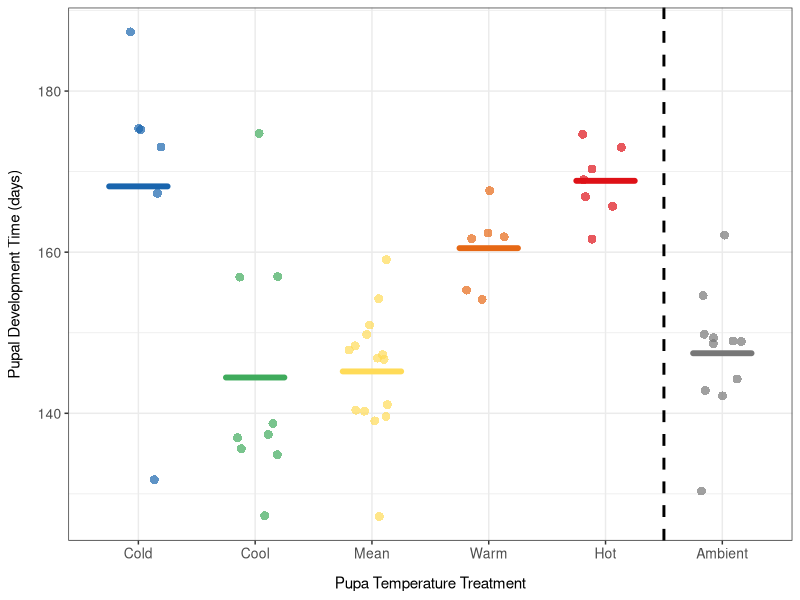
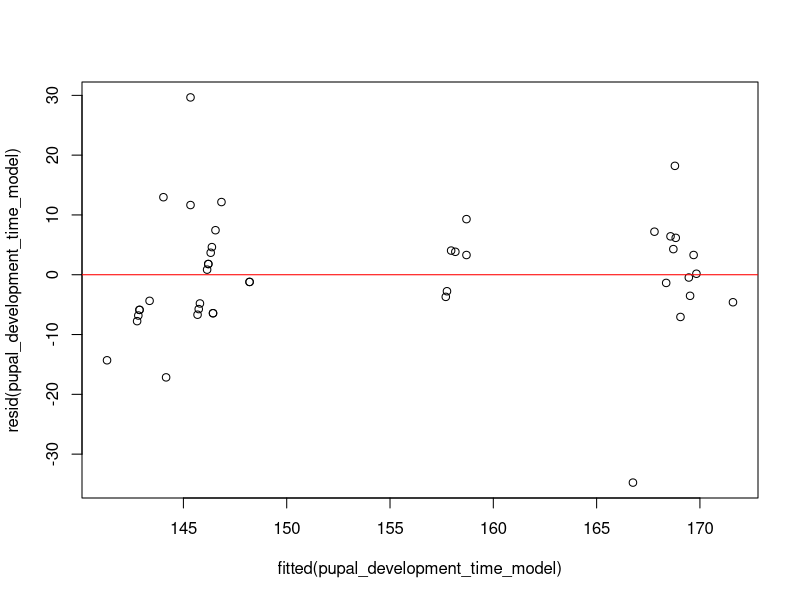
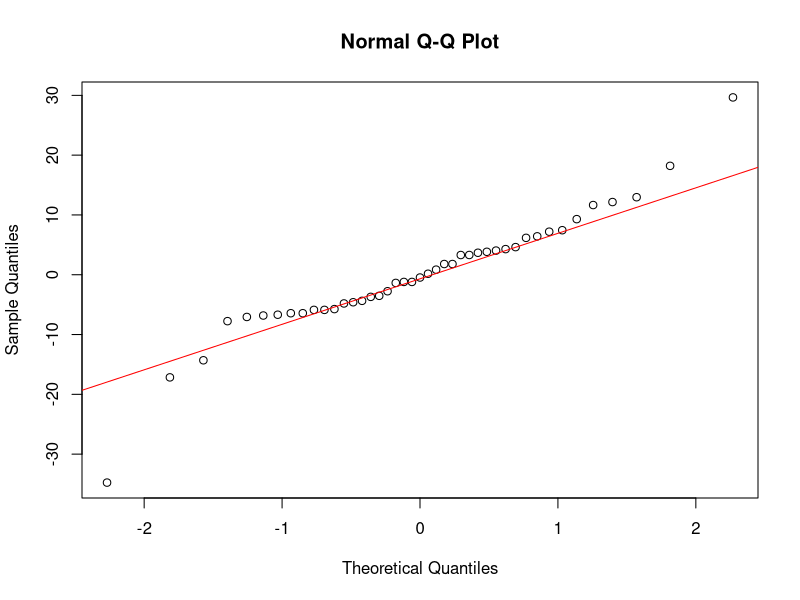
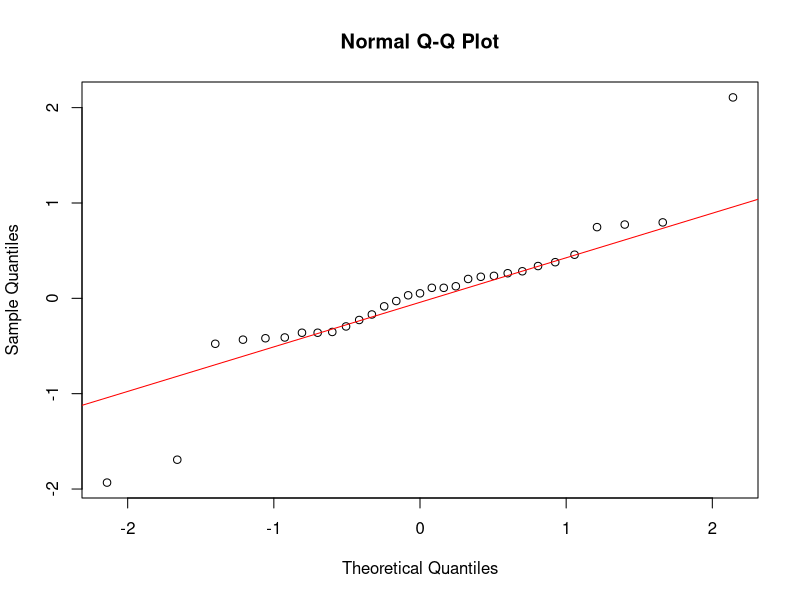
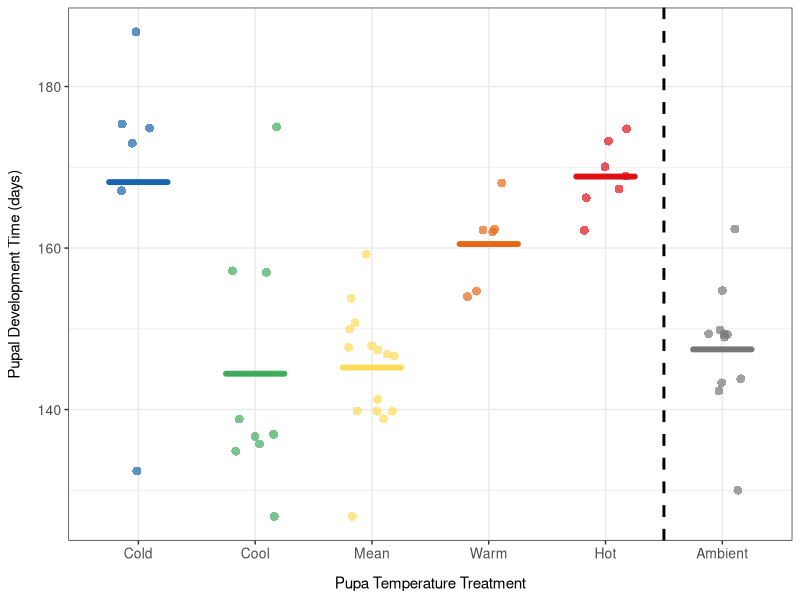

Here is the R script that generated these plots, in order:
#### DESCRIPTION ####

# This script analyses the data looking at the effect of temperature on winter 
# moth pupal development time

#### SET UP ####

#set working directory to Files Pane location


# packages
library(here)
library(tidyverse)
library(lmerTest)

# data
adult_moths <- read.csv(here("data_files", "wm_exp1.csv"))
pupal_temperature_treatments <- read.csv("pupa_temperature_treatments_daily.csv")

# reorder temperature treatments for plots
adult_moths$pupa_temperature_treatment <- factor(adult_moths$pupa_temperature_treatment,
                                                 levels = c("cold", "cool", "mean", "warm", "hot", "ambient"))


# set up a common colour palette for plots
temperature_treatment_colours <- c("cold" = "#1965AE",
                                   "cool" = "#3FAB5C",
                                   "mean" = "#FFDB58",
                                   "warm" = "#E66815", 
                                   "hot" = "#DE1117", 
                                   "ambient" = "#777777") 


#### PLOT ####

# plot the mean pupal development time for each temperature treatment with the 
# raw data points 
pupal_development_time_plot <- ggplot(adult_moths, 
                                      aes(x = pupa_temperature_treatment,
                                          y = pupa_development_time,
                                          fill = pupa_temperature_treatment,
                                          colour = pupa_temperature_treatment)) +
  geom_jitter(width = 0.2, 
              alpha = 0.7, 
              size = 3, 
              stroke = 0) +
  stat_summary(fun = mean, 
               geom = "crossbar", 
               width = 0.5,
               linewidth = 0.8, 
               alpha = 0.8, 
               lineend = "round") +
  geom_vline(xintercept = 5.5, linetype = "dashed", color = "black", linewidth = 1) +
  labs(x = "Pupa Temperature Treatment",
       y = "Pupal Development Time (days)") +
  scale_fill_manual(values = temperature_treatment_colours) +
  scale_colour_manual(values = temperature_treatment_colours) +
  scale_x_discrete(labels = c("Cold", "Cool", "Mean", "Warm", "Hot", "Ambient")) +
  theme_bw() +
  theme(axis.title = element_text(size = 11),
        axis.text = element_text(size = 10),
        axis.title.x = element_text(margin = margin(t = 10)), 
        axis.title.y = element_text(margin = margin(r = 10)),
        legend.position = "none")

# look at the output
pupal_development_time_plot

# save the plot as a png file
ggsave(here("figures", "pupal_development_time_plot.png"), 
            plot = pupal_development_time_plot, width = 6, height = 4, dpi = 300)

#### MODEL ####

# filter the data to remove the control treatment 
adult_moths_minus_control <- adult_moths %>%
  filter(pupa_temperature_treatment != "ambient")

# reorder the temperature treatment so that the mean is the reference for modelling
adult_moths_minus_control$pupa_temperature_treatment <- factor(adult_moths_minus_control$pupa_temperature_treatment, 
                                                               levels = c("mean", "cold", "cool", "warm", "hot"))

# convert pupa development time to a numeric variable
adult_moths_minus_control <- adult_moths_minus_control %>%
  mutate(pupa_development_time = as.numeric(as.character(pupa_development_time)))

# subset the numerical pupal temperature data and rename the columns
pupal_temperature_treatments <- pupal_temperature_treatments %>%
  subset(select = c(ambient_rounded, 
                    cold_rounded, 
                    cool_rounded, 
                    mean_rounded, 
                    warm_rounded, 
                    hot_rounded)) %>%
  rename(ambient = ambient_rounded, 
         cold = cold_rounded, 
         cool = cool_rounded, 
         mean = mean_rounded, 
         warm = warm_rounded, 
         hot = hot_rounded) %>%
  drop_na()

# calculate the mean development time for each treatment
mean_pupal_development_times <- adult_moths %>%
  group_by(pupa_temperature_treatment) %>%
  summarise(mean_development_time = mean(pupa_development_time))

print(mean_pupal_development_times)

# create two objects, one with the temperature treatments and the other with the 
# mean pupal development times 
treatment_names <- c("ambient", "cold", "cool", "mean", "warm", "hot")
mean_development_time <- c(147, 168, 144, 145, 161, 169)

# calculate the mean temperature in the 7 days before the mean development time
# for each temperature treatment
seven_day_mean_temperatures <- mapply(function(treatment, days) {
  start_day <- days - 6
  mean(pupal_temperature_treatments[[treatment]][start_day:days], na.rm = TRUE)}, 
  treatment_names, mean_development_time)

# look at the output
seven_day_mean_temperatures

# assign the categorical temperature treatments a numerical values using mean 
# temperature in the 7 days before the mean development time for each treatment
adult_moths_minus_control <- adult_moths_minus_control %>%
  mutate(pupa_temperature_treatment_numerical = case_when(
    pupa_temperature_treatment == "mean" ~ 6.24,
    pupa_temperature_treatment == "cold" ~ 0.29,
    pupa_temperature_treatment == "cool" ~ 4.37,
    pupa_temperature_treatment == "warm" ~ 8.10,
    pupa_temperature_treatment == "hot" ~ 9.23))


# model the effect of temperature on pupal development time, include a linear 
# and quadratic component and clutch ID as a random effect
pupal_development_time_model <- lmer(pupa_development_time ~ pupa_temperature_treatment_numerical + 
                                       I(pupa_temperature_treatment_numerical^2) + 
                                       (1 | clutch_id), 
                                     data = adult_moths_minus_control)

summary(pupal_development_time_model)

#### CHECK FIT ####

# compare the full model to a reduced model without the squared term
full_model <- lm(pupa_development_time ~ pupa_temperature_treatment_numerical + 
                   I(pupa_temperature_treatment_numerical^2), data = adult_moths_minus_control)
reduced_model <- lm(pupa_development_time ~ pupa_temperature_treatment_numerical, 
                    data = adult_moths_minus_control)

anova(full_model, reduced_model, test = "Chisq")

# compare the full model to a null model 
full_model <- lm(pupa_development_time ~ pupa_temperature_treatment_numerical + 
                   I(pupa_temperature_treatment_numerical^2), data = adult_moths_minus_control)
null_model <- lm(pupa_development_time ~ 1, 
                 data = adult_moths_minus_control)

anova(full_model, null_model, test = "Chisq")

#### CHECK ASSUMPTIONS ####

# check the assumption of equal variance by plotting the residuals vs fitted values 
plot(fitted(pupal_development_time_model), resid(pupal_development_time_model)) 
abline(h = 0, col = "red")


# check the normality of the residuals 
qqnorm(resid(pupal_development_time_model)) 
qqline(resid(pupal_development_time_model), col = "red")

# check the normality of the random effects
pupal_development_time_re <- ranef(pupal_development_time_model)$clutch_id[[1]]
qqnorm(pupal_development_time_re)
qqline(pupal_development_time_re, col = "red")
